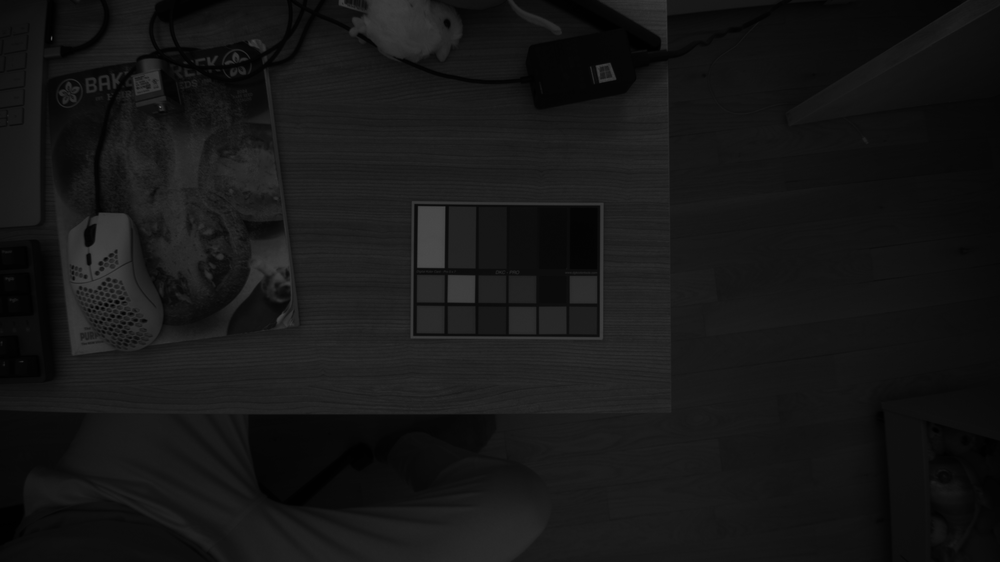
#> input picture template1.png, 1000 x 562 px, shrunk from 3840 x 2160 before the run
$ python roi.py
#> lines starting #> are read from the running program, lines starting #| are printed output that depends on the picture
import rawpy
import numpy as np
import matplotlib.pyplot as plt
from matplotlib.widgets import RectangleSelector

import matplotlib.image as mpimg

bayer_pattern = np.array([[0, 1], [1, 2]])

im_filename = 'template1.png'# the actual RAW bayer image
# [5 lines of commented-out code are left out]

img=mpimg.imread(im_filename)
#> img is the input picture: shape (562, 1000) float32; min 0, max 0.365, mean 0.0865
print(im_filename)


# Load the raw image
# raw = rawpy.imread('/Users/danijelmaricic/my_jupyter_project/template1.png')
# bayer_pattern = raw.raw_pattern
# raw_image = raw.raw_image_visible
raw_image = img

# Display the raw image (as a grayscale image for simplicity)
fig, ax = plt.subplots()
ax.imshow(raw_image, cmap='gray')

# Global variables to store the selected ROI
roi = None

# Define the ROI selection callback functions
# [42 lines left out: functions onselect, calculate_average_bayer, not called in this run]

# Create the ROI selector
toggle_selector = RectangleSelector(ax, onselect, useblit=True,
                                    button=[1], minspanx=5, minspany=5,
                                    spancoords='pixels', interactive=True)

plt.show()
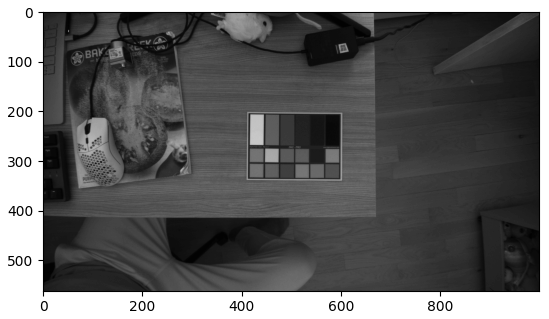
#> figure drawn by matplotlib, 1 panel

# Calculate and print the average Bayer pattern values if an ROI was selected
if roi:
    avg_red, avg_green1, avg_green2, avg_blue, std_red, std_green1, std_green2, std_blue = calculate_average_bayer(roi, raw_image, bayer_pattern)
    print(f"Average Red value in selected ROI: {avg_red}")
    print(f"Average Red value in selected ROI: {avg_red}")
    print(f"Average Green1 value in selected ROI: {avg_green1}")
    print(f"Average Green2 value in selected ROI: {avg_green2}")
    print(f"Average Blue value in selected ROI: {avg_blue}")
    print(f"Std dev Red value in selected ROI: {std_red}")
    print(f"Std dev Green1 value in selected ROI: {std_green1}")
    print(f"Std dev Green2 value in selected ROI: {std_green2}")
    print(f"Std dev Blue value in selected ROI: {std_blue}")
    print('------------------ SNR Lin ----------------------')
    print(f"SNR Red value in selected ROI: {avg_red/std_red}")
    print(f"SNR Green1 value in selected ROI: {avg_green1/std_green1}")
    print(f"SNR Green2 value in selected ROI: {avg_green2/std_green2}")
    print(f"SNR Blue value in selected ROI: {avg_blue/std_blue}")
